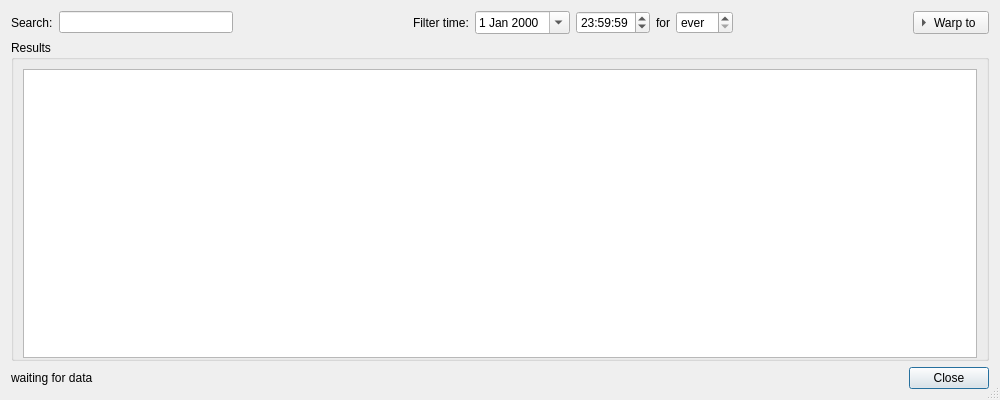
<?xml version="1.0" encoding="UTF-8"?>
<ui version="4.0">
 <class>BookedAtcDialog</class>
 <widget class="QDialog" name="BookedAtcDialog">
  <property name="geometry">
   <rect>
    <x>0</x>
    <y>0</y>
    <width>1000</width>
    <height>400</height>
   </rect>
  </property>
  <property name="windowTitle">
   <string>Booked ATC</string>
  </property>
  <property name="windowIcon">
   <iconset resource="Resources.qrc">
    <normaloff>:/icons/qutescoop.png</normaloff>:/icons/qutescoop.png</iconset>
  </property>
  <property name="sizeGripEnabled">
   <bool>true</bool>
  </property>
  <layout class="QVBoxLayout" name="verticalLayout">
   <item>
    <layout class="QGridLayout" name="gridLayout">
     <item row="0" column="1">
      <widget class="QLineEdit" name="editFilter">
       <property name="toolTip">
        <string>wildcards (*, ?) and powerful regular expressions allowed</string>
       </property>
      </widget>
     </item>
     <item row="0" column="0">
      <widget class="QLabel" name="label">
       <property name="text">
        <string>Search:</string>
       </property>
       <property name="buddy">
        <cstring>editFilter</cstring>
       </property>
      </widget>
     </item>
     <item row="0" column="4">
      <widget class="QLabel" name="label_2">
       <property name="text">
        <string>Filter time:</string>
       </property>
      </widget>
     </item>
     <item row="0" column="2">
      <spacer name="horizontalSpacer">
       <property name="orientation">
        <enum>Qt::Horizontal</enum>
       </property>
       <property name="sizeHint" stdset="0">
        <size>
         <width>40</width>
         <height>20</height>
        </size>
       </property>
      </spacer>
     </item>
     <item row="0" column="7">
      <widget class="QLabel" name="label_3">
       <property name="text">
        <string>for</string>
       </property>
       <property name="buddy">
        <cstring>spinHours</cstring>
       </property>
      </widget>
     </item>
     <item row="0" column="8">
      <widget class="QSpinBox" name="spinHours">
       <property name="specialValueText">
        <string>ever</string>
       </property>
       <property name="accelerated">
        <bool>true</bool>
       </property>
       <property name="suffix">
        <string> h</string>
       </property>
       <property name="maximum">
        <number>120</number>
       </property>
       <property name="value">
        <number>0</number>
       </property>
      </widget>
     </item>
     <item row="0" column="6">
      <widget class="QTimeEdit" name="timeFilter">
       <property name="wrapping">
        <bool>true</bool>
       </property>
       <property name="time">
        <time>
         <hour>23</hour>
         <minute>59</minute>
         <second>59</second>
        </time>
       </property>
      </widget>
     </item>
     <item row="0" column="5">
      <widget class="QDateEdit" name="dateFilter">
       <property name="wrapping">
        <bool>true</bool>
       </property>
       <property name="calendarPopup">
        <bool>true</bool>
       </property>
       <property name="timeSpec">
        <enum>Qt::UTC</enum>
       </property>
      </widget>
     </item>
     <item row="0" column="9">
      <spacer name="horizontalSpacer_2">
       <property name="orientation">
        <enum>Qt::Horizontal</enum>
       </property>
       <property name="sizeHint" stdset="0">
        <size>
         <width>40</width>
         <height>20</height>
        </size>
       </property>
      </spacer>
     </item>
     <item row="0" column="10">
      <widget class="QToolButton" name="tbPredict">
       <property name="text">
        <string>Warp to</string>
       </property>
       <property name="toolButtonStyle">
        <enum>Qt::ToolButtonTextBesideIcon</enum>
       </property>
       <property name="arrowType">
        <enum>Qt::RightArrow</enum>
       </property>
      </widget>
     </item>
    </layout>
   </item>
   <item>
    <widget class="QGroupBox" name="boxResults">
     <property name="title">
      <string>Results</string>
     </property>
     <layout class="QVBoxLayout" name="verticalLayout_2">
      <property name="bottomMargin">
       <number>0</number>
      </property>
      <item>
       <widget class="QTreeView" name="treeBookedAtc">
        <property name="rootIsDecorated">
         <bool>false</bool>
        </property>
        <property name="uniformRowHeights">
         <bool>true</bool>
        </property>
        <property name="itemsExpandable">
         <bool>false</bool>
        </property>
        <property name="sortingEnabled">
         <bool>true</bool>
        </property>
       </widget>
      </item>
     </layout>
    </widget>
   </item>
   <item>
    <layout class="QHBoxLayout" name="horizontalLayout">
     <item>
      <widget class="QLabel" name="lblStatusInfo">
       <property name="text">
        <string>waiting for data</string>
       </property>
      </widget>
     </item>
     <item>
      <spacer name="horizontalSpacer_3">
       <property name="orientation">
        <enum>Qt::Horizontal</enum>
       </property>
       <property name="sizeHint" stdset="0">
        <size>
         <width>40</width>
         <height>20</height>
        </size>
       </property>
      </spacer>
     </item>
     <item>
      <widget class="QDialogButtonBox" name="buttonBox">
       <property name="standardButtons">
        <set>QDialogButtonBox::Close</set>
       </property>
      </widget>
     </item>
    </layout>
   </item>
  </layout>
 </widget>
 <resources>
  <include location="Resources.qrc"/>
 </resources>
 <connections>
  <connection>
   <sender>buttonBox</sender>
   <signal>clicked(QAbstractButton*)</signal>
   <receiver>BookedAtcDialog</receiver>
   <slot>close()</slot>
   <hints>
    <hint type="sourcelabel">
     <x>557</x>
     <y>439</y>
    </hint>
    <hint type="destinationlabel">
     <x>602</x>
     <y>392</y>
    </hint>
   </hints>
  </connection>
 </connections>
</ui>
